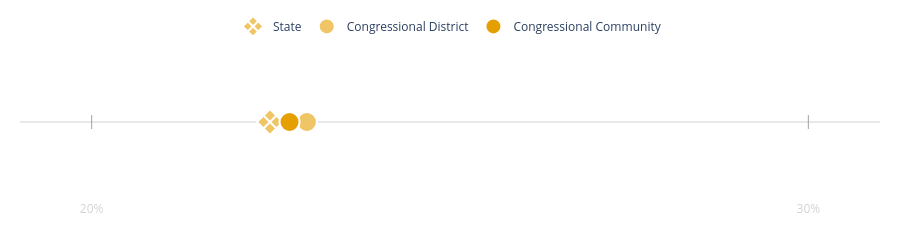

Source (notebook cell):
### Code cell
fig_1 = make_line_comp_chart_plotly(age_bracket_cols[0])
fig_1

### Figure 1 — Plotly figure (JSON) as saved in the notebook; plotly's stock layout.template omitted (floating-point values rounded to 4 significant figures)
{"data": [{"hoverinfo": "skip", "marker": {"color": "lightgrey", "line": {"width": 1}, "size": 10, "symbol": "line-ns"}, "mode": "lines+markers", "opacity": 0.5, "showlegend": false, "type": "scatter", "x": [0.0, 0.1, 0.2, 0.3, 0.4, 0.5, 0.6, 0.7, 0.8, 0.9, 1.0], "y": [1, 1, 1, 1, 1, 1, 1, 1, 1, 1, 1]}, {"hovertemplate": "State: 22.5%<extra></extra>", "marker": {"color": "#F0C566", "line": {"color": "white", "width": 2}, "size": 20, "symbol": "diamond-x"}, "mode": "markers", "name": "State", "type": "scatter", "x": [0.2249], "y": [1]}, {"hovertemplate": "Congressional District: 23.0%<extra></extra>", "marker": {"color": "#F0C566", "line": {"color": "white", "width": 2}, "size": 20, "symbol": "circle"}, "mode": "markers", "name": "Congressional District", "type": "scatter", "x": [0.23], "y": [1]}, {"hovertemplate": "Congressional Community: 22.8%<extra></extra>", "marker": {"color": "#E69F00", "line": {"color": "white", "width": 2}, "size": 20, "symbol": "circle"}, "mode": "markers", "name": "Congressional Community", "type": "scatter", "x": [0.2276], "y": [1]}], "layout": {"height": 200, "legend": {"orientation": "h", "x": 0.5, "xanchor": "center", "y": 1.02, "yanchor": "bottom"}, "margin": {"b": 40, "l": 20, "r": 20, "t": 40}, "plot_bgcolor": "white", "xaxis": {"color": "lightgrey", "range": [0.19, 0.31], "showgrid": false, "tickmode": "array", "ticktext": ["0%", "10%", "20%", "30%", "40%", "50%", "60%", "70%", "80%", "90%", "100%"], "tickvals": [0.0, 0.1, 0.2, 0.3, 0.4, 0.5, 0.6, 0.7, 0.8, 0.9, 1.0], "zeroline": false}, "yaxis": {"range": [0.9, 1.1], "visible": false}}}
